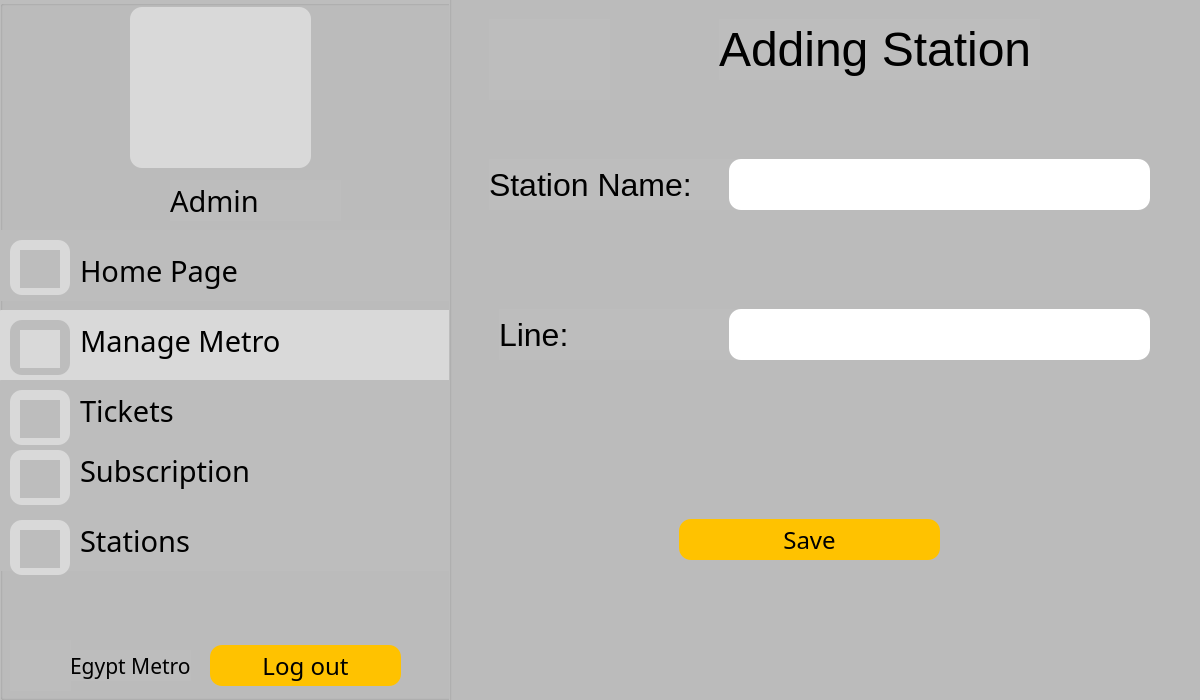
<?xml version="1.0" encoding="UTF-8"?>
<ui version="4.0">
 <class>AdminManageMetroAddStation</class>
 <widget class="QDialog" name="AdminManageMetroAddStation">
  <property name="geometry">
   <rect>
    <x>0</x>
    <y>0</y>
    <width>1200</width>
    <height>700</height>
   </rect>
  </property>
  <property name="windowTitle">
   <string>Dialog</string>
  </property>
  <widget class="QGroupBox" name="groupBox">
   <property name="geometry">
    <rect>
     <x>0</x>
     <y>0</y>
     <width>1200</width>
     <height>700</height>
    </rect>
   </property>
   <property name="styleSheet">
    <string notr="true">background-color: #BDBDBD;</string>
   </property>
   <property name="title">
    <string/>
   </property>
   <widget class="QLabel" name="holder_2">
    <property name="geometry">
     <rect>
      <x>130</x>
      <y>7</y>
      <width>181</width>
      <height>161</height>
     </rect>
    </property>
    <property name="styleSheet">
     <string notr="true">background-color: #D9D9D9;
border-radius: 12;</string>
    </property>
    <property name="text">
     <string/>
    </property>
   </widget>
   <widget class="QLabel" name="homepic_2">
    <property name="geometry">
     <rect>
      <x>20</x>
      <y>250</y>
      <width>40</width>
      <height>38</height>
     </rect>
    </property>
    <property name="styleSheet">
     <string notr="true">background-color: #BDBDBD;</string>
    </property>
    <property name="text">
     <string/>
    </property>
   </widget>
   <widget class="QLabel" name="Metro_2">
    <property name="geometry">
     <rect>
      <x>10</x>
      <y>640</y>
      <width>61</width>
      <height>51</height>
     </rect>
    </property>
    <property name="text">
     <string/>
    </property>
   </widget>
   <widget class="QLabel" name="label_20">
    <property name="geometry">
     <rect>
      <x>70</x>
      <y>650</y>
      <width>121</width>
      <height>31</height>
     </rect>
    </property>
    <property name="font">
     <font>
      <family>BAXAUTRIAL</family>
      <pointsize>16</pointsize>
     </font>
    </property>
    <property name="text">
     <string>Egypt Metro</string>
    </property>
   </widget>
   <widget class="QPushButton" name="pushButton_11">
    <property name="geometry">
     <rect>
      <x>210</x>
      <y>645</y>
      <width>191</width>
      <height>41</height>
     </rect>
    </property>
    <property name="font">
     <font>
      <family>BAXAUTRIAL</family>
      <pointsize>18</pointsize>
     </font>
    </property>
    <property name="styleSheet">
     <string notr="true">background-color: #FFC200;
border-radius: 12;
color: black;</string>
    </property>
    <property name="text">
     <string>Log out</string>
    </property>
   </widget>
   <widget class="QLabel" name="username_2">
    <property name="geometry">
     <rect>
      <x>170</x>
      <y>180</y>
      <width>171</width>
      <height>41</height>
     </rect>
    </property>
    <property name="font">
     <font>
      <family>BAXAUTRIAL</family>
      <pointsize>22</pointsize>
     </font>
    </property>
    <property name="text">
     <string>Admin</string>
    </property>
   </widget>
   <widget class="QLabel" name="userpic_2">
    <property name="geometry">
     <rect>
      <x>160</x>
      <y>20</y>
      <width>141</width>
      <height>121</height>
     </rect>
    </property>
    <property name="styleSheet">
     <string notr="true">background-color: #D9D9D9;
border-radius: 12;</string>
    </property>
    <property name="text">
     <string/>
    </property>
   </widget>
   <widget class="QLabel" name="label_19">
    <property name="geometry">
     <rect>
      <x>80</x>
      <y>250</y>
      <width>171</width>
      <height>41</height>
     </rect>
    </property>
    <property name="font">
     <font>
      <family>BAXAUTRIAL</family>
      <pointsize>22</pointsize>
     </font>
    </property>
    <property name="styleSheet">
     <string notr="true">background-color: #BDBDBD;
border-radius: 1;</string>
    </property>
    <property name="text">
     <string>Home Page</string>
    </property>
   </widget>
   <widget class="QLabel" name="label_25">
    <property name="geometry">
     <rect>
      <x>80</x>
      <y>320</y>
      <width>221</width>
      <height>41</height>
     </rect>
    </property>
    <property name="font">
     <font>
      <family>BAXAUTRIAL</family>
      <pointsize>22</pointsize>
     </font>
    </property>
    <property name="styleSheet">
     <string notr="true">background-color: #D9D9D9;</string>
    </property>
    <property name="text">
     <string>Manage Metro</string>
    </property>
   </widget>
   <widget class="QLabel" name="label_27">
    <property name="geometry">
     <rect>
      <x>80</x>
      <y>450</y>
      <width>171</width>
      <height>41</height>
     </rect>
    </property>
    <property name="font">
     <font>
      <family>BAXAUTRIAL</family>
      <pointsize>22</pointsize>
     </font>
    </property>
    <property name="text">
     <string>Subscription</string>
    </property>
   </widget>
   <widget class="QPushButton" name="pushButton_21">
    <property name="geometry">
     <rect>
      <x>0</x>
      <y>310</y>
      <width>451</width>
      <height>71</height>
     </rect>
    </property>
    <property name="styleSheet">
     <string notr="true">background-color: #D9D9D9;
border-radius: 1;</string>
    </property>
    <property name="text">
     <string/>
    </property>
   </widget>
   <widget class="QPushButton" name="pushButton_22">
    <property name="geometry">
     <rect>
      <x>0</x>
      <y>380</y>
      <width>451</width>
      <height>71</height>
     </rect>
    </property>
    <property name="styleSheet">
     <string notr="true">background-color: #BDBDBD;
border-radius: 1;</string>
    </property>
    <property name="text">
     <string/>
    </property>
   </widget>
   <widget class="QPushButton" name="pushButton_23">
    <property name="geometry">
     <rect>
      <x>0</x>
      <y>440</y>
      <width>451</width>
      <height>71</height>
     </rect>
    </property>
    <property name="styleSheet">
     <string notr="true">background-color: #BDBDBD;
border-radius: 1;</string>
    </property>
    <property name="text">
     <string/>
    </property>
   </widget>
   <widget class="QPushButton" name="pushButton_10">
    <property name="geometry">
     <rect>
      <x>0</x>
      <y>230</y>
      <width>451</width>
      <height>71</height>
     </rect>
    </property>
    <property name="styleSheet">
     <string notr="true">background-color: #BDBDBD;
border-radius: 1;</string>
    </property>
    <property name="text">
     <string/>
    </property>
   </widget>
   <widget class="QPushButton" name="pushButton_25">
    <property name="geometry">
     <rect>
      <x>0</x>
      <y>500</y>
      <width>451</width>
      <height>71</height>
     </rect>
    </property>
    <property name="styleSheet">
     <string notr="true">background-color: #BDBDBD;
border-radius: 1;</string>
    </property>
    <property name="text">
     <string/>
    </property>
   </widget>
   <widget class="QLabel" name="label_29">
    <property name="geometry">
     <rect>
      <x>80</x>
      <y>520</y>
      <width>171</width>
      <height>41</height>
     </rect>
    </property>
    <property name="font">
     <font>
      <family>BAXAUTRIAL</family>
      <pointsize>22</pointsize>
     </font>
    </property>
    <property name="text">
     <string>Stations</string>
    </property>
   </widget>
   <widget class="QLabel" name="label_30">
    <property name="geometry">
     <rect>
      <x>80</x>
      <y>390</y>
      <width>171</width>
      <height>41</height>
     </rect>
    </property>
    <property name="font">
     <font>
      <family>BAXAUTRIAL</family>
      <pointsize>22</pointsize>
     </font>
    </property>
    <property name="text">
     <string>Tickets</string>
    </property>
   </widget>
   <widget class="QLabel" name="label_13">
    <property name="geometry">
     <rect>
      <x>10</x>
      <y>240</y>
      <width>60</width>
      <height>55</height>
     </rect>
    </property>
    <property name="styleSheet">
     <string notr="true">background-color: #D9D9D9;
border-radius: 12;</string>
    </property>
    <property name="text">
     <string/>
    </property>
   </widget>
   <widget class="QLabel" name="ManageMetro">
    <property name="geometry">
     <rect>
      <x>20</x>
      <y>330</y>
      <width>40</width>
      <height>38</height>
     </rect>
    </property>
    <property name="styleSheet">
     <string notr="true">background-color: #D9D9D9;</string>
    </property>
    <property name="text">
     <string/>
    </property>
   </widget>
   <widget class="QLabel" name="label_34">
    <property name="geometry">
     <rect>
      <x>10</x>
      <y>320</y>
      <width>60</width>
      <height>55</height>
     </rect>
    </property>
    <property name="styleSheet">
     <string notr="true">background-color: #BDBDBD;
border-radius: 12;</string>
    </property>
    <property name="text">
     <string/>
    </property>
   </widget>
   <widget class="QLabel" name="label_37">
    <property name="geometry">
     <rect>
      <x>10</x>
      <y>450</y>
      <width>60</width>
      <height>55</height>
     </rect>
    </property>
    <property name="styleSheet">
     <string notr="true">background-color: #D9D9D9;
border-radius: 12;</string>
    </property>
    <property name="text">
     <string/>
    </property>
   </widget>
   <widget class="QLabel" name="Subscribtion">
    <property name="geometry">
     <rect>
      <x>20</x>
      <y>460</y>
      <width>40</width>
      <height>38</height>
     </rect>
    </property>
    <property name="styleSheet">
     <string notr="true">background-color: #BDBDBD;</string>
    </property>
    <property name="text">
     <string/>
    </property>
   </widget>
   <widget class="QLabel" name="label_38">
    <property name="geometry">
     <rect>
      <x>10</x>
      <y>520</y>
      <width>60</width>
      <height>55</height>
     </rect>
    </property>
    <property name="styleSheet">
     <string notr="true">background-color: #D9D9D9;
border-radius: 12;</string>
    </property>
    <property name="text">
     <string/>
    </property>
   </widget>
   <widget class="QLabel" name="label_35">
    <property name="geometry">
     <rect>
      <x>10</x>
      <y>390</y>
      <width>60</width>
      <height>55</height>
     </rect>
    </property>
    <property name="styleSheet">
     <string notr="true">background-color: #D9D9D9;
border-radius: 12;</string>
    </property>
    <property name="text">
     <string/>
    </property>
   </widget>
   <widget class="QLabel" name="Station">
    <property name="geometry">
     <rect>
      <x>20</x>
      <y>530</y>
      <width>40</width>
      <height>38</height>
     </rect>
    </property>
    <property name="styleSheet">
     <string notr="true">background-color: #BDBDBD;</string>
    </property>
    <property name="text">
     <string/>
    </property>
   </widget>
   <widget class="QLabel" name="Ticket">
    <property name="geometry">
     <rect>
      <x>20</x>
      <y>400</y>
      <width>40</width>
      <height>38</height>
     </rect>
    </property>
    <property name="styleSheet">
     <string notr="true">background-color: #BDBDBD;</string>
    </property>
    <property name="text">
     <string/>
    </property>
   </widget>
   <widget class="QGroupBox" name="groupBox_2">
    <property name="geometry">
     <rect>
      <x>449</x>
      <y>-51</y>
      <width>801</width>
      <height>781</height>
     </rect>
    </property>
    <property name="title">
     <string>GroupBox</string>
    </property>
    <widget class="QLabel" name="label_43">
     <property name="geometry">
      <rect>
       <x>270</x>
       <y>70</y>
       <width>321</width>
       <height>61</height>
      </rect>
     </property>
     <property name="font">
      <font>
       <family>Arial</family>
       <pointsize>36</pointsize>
       <bold>false</bold>
      </font>
     </property>
     <property name="text">
      <string>Adding Station</string>
     </property>
    </widget>
    <widget class="QLabel" name="label_44">
     <property name="geometry">
      <rect>
       <x>40</x>
       <y>210</y>
       <width>271</width>
       <height>51</height>
      </rect>
     </property>
     <property name="font">
      <font>
       <family>Arial</family>
       <pointsize>24</pointsize>
       <bold>false</bold>
      </font>
     </property>
     <property name="text">
      <string>Station Name:</string>
     </property>
    </widget>
    <widget class="QLabel" name="label_45">
     <property name="geometry">
      <rect>
       <x>50</x>
       <y>360</y>
       <width>271</width>
       <height>51</height>
      </rect>
     </property>
     <property name="font">
      <font>
       <family>Arial</family>
       <pointsize>24</pointsize>
       <bold>false</bold>
      </font>
     </property>
     <property name="text">
      <string>Line:</string>
     </property>
    </widget>
    <widget class="QLineEdit" name="name_19">
     <property name="geometry">
      <rect>
       <x>280</x>
       <y>210</y>
       <width>421</width>
       <height>51</height>
      </rect>
     </property>
     <property name="font">
      <font>
       <pointsize>18</pointsize>
      </font>
     </property>
     <property name="styleSheet">
      <string notr="true">background-color: white;
border-radius: 12;
color: black;</string>
     </property>
    </widget>
    <widget class="QLineEdit" name="name_21">
     <property name="geometry">
      <rect>
       <x>280</x>
       <y>360</y>
       <width>421</width>
       <height>51</height>
      </rect>
     </property>
     <property name="font">
      <font>
       <pointsize>18</pointsize>
      </font>
     </property>
     <property name="styleSheet">
      <string notr="true">background-color: white;
border-radius: 12;
color: black;</string>
     </property>
    </widget>
    <widget class="QPushButton" name="pushButton_12">
     <property name="geometry">
      <rect>
       <x>230</x>
       <y>570</y>
       <width>261</width>
       <height>41</height>
      </rect>
     </property>
     <property name="font">
      <font>
       <family>BAXAUTRIAL</family>
       <pointsize>18</pointsize>
      </font>
     </property>
     <property name="styleSheet">
      <string notr="true">background-color: #FFC200;
border-radius: 12;
color: black;</string>
     </property>
     <property name="text">
      <string>Save</string>
     </property>
    </widget>
    <widget class="QPushButton" name="pushButton_15">
     <property name="geometry">
      <rect>
       <x>40</x>
       <y>70</y>
       <width>121</width>
       <height>81</height>
      </rect>
     </property>
     <property name="styleSheet">
      <string notr="true">background-color: #BDBDBD;
border-radius: 1;</string>
     </property>
     <property name="text">
      <string/>
     </property>
    </widget>
    <widget class="QLabel" name="homepic_3">
     <property name="geometry">
      <rect>
       <x>80</x>
       <y>100</y>
       <width>40</width>
       <height>38</height>
      </rect>
     </property>
     <property name="styleSheet">
      <string notr="true">background-color: #BDBDBD;</string>
     </property>
     <property name="text">
      <string/>
     </property>
    </widget>
   </widget>
   <zorder>pushButton_21</zorder>
   <zorder>label_34</zorder>
   <zorder>pushButton_10</zorder>
   <zorder>label_13</zorder>
   <zorder>pushButton_23</zorder>
   <zorder>pushButton_22</zorder>
   <zorder>holder_2</zorder>
   <zorder>homepic_2</zorder>
   <zorder>Metro_2</zorder>
   <zorder>label_20</zorder>
   <zorder>pushButton_11</zorder>
   <zorder>username_2</zorder>
   <zorder>userpic_2</zorder>
   <zorder>label_19</zorder>
   <zorder>label_25</zorder>
   <zorder>label_27</zorder>
   <zorder>pushButton_25</zorder>
   <zorder>label_29</zorder>
   <zorder>label_30</zorder>
   <zorder>ManageMetro</zorder>
   <zorder>label_37</zorder>
   <zorder>Subscribtion</zorder>
   <zorder>label_38</zorder>
   <zorder>label_35</zorder>
   <zorder>Station</zorder>
   <zorder>Ticket</zorder>
   <zorder>groupBox_2</zorder>
  </widget>
 </widget>
 <resources/>
 <connections/>
</ui>
